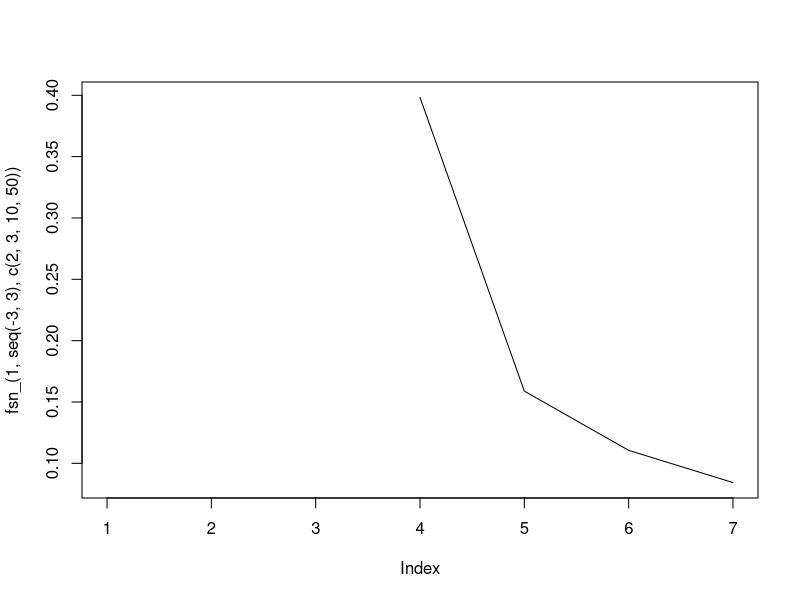

Recreate this plot in R.
# page number: 356

suppressWarnings({
  fsn <- function(l=1,x,n){
    n = c(2,3,10,50)
    return((l*exp(-l*x)*(l*x)^(n-1))/factorial(n-1))
  }
  fsn_ <- function(l=1,x,n){
    res=fsn(l,(sqrt(n*x)+n)/l,n)
    return((sqrt(n)/l)*res)
  }
  
  plot(fsn_(1,seq(-3,3),c(2,3,10,50)),type='l')
})